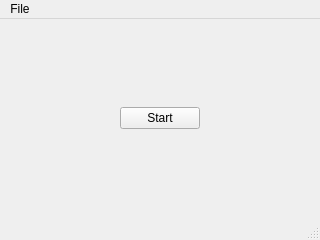
<?xml version="1.0" encoding="UTF-8"?>
<ui version="4.0">
 <class>MainWindow</class>
 <widget class="QMainWindow" name="MainWindow">
  <property name="geometry">
   <rect>
    <x>0</x>
    <y>0</y>
    <width>320</width>
    <height>240</height>
   </rect>
  </property>
  <property name="windowTitle">
   <string>MainWindow</string>
  </property>
  <widget class="QWidget" name="centralwidget">
   <layout class="QVBoxLayout" name="verticalLayout">
    <item>
     <layout class="QHBoxLayout" name="horizontalLayout">
      <item>
       <spacer name="horizontalSpacer">
        <property name="orientation">
         <enum>Qt::Horizontal</enum>
        </property>
        <property name="sizeHint" stdset="0">
         <size>
          <width>40</width>
          <height>20</height>
         </size>
        </property>
       </spacer>
      </item>
      <item>
       <widget class="QPushButton" name="startButton">
        <property name="text">
         <string>Start</string>
        </property>
       </widget>
      </item>
      <item>
       <spacer name="horizontalSpacer_2">
        <property name="orientation">
         <enum>Qt::Horizontal</enum>
        </property>
        <property name="sizeHint" stdset="0">
         <size>
          <width>40</width>
          <height>20</height>
         </size>
        </property>
       </spacer>
      </item>
     </layout>
    </item>
   </layout>
  </widget>
  <widget class="QMenuBar" name="menubar">
   <property name="geometry">
    <rect>
     <x>0</x>
     <y>0</y>
     <width>320</width>
     <height>21</height>
    </rect>
   </property>
   <widget class="QMenu" name="menuFile">
    <property name="title">
     <string>File</string>
    </property>
    <addaction name="actionQuit"/>
   </widget>
   <addaction name="menuFile"/>
  </widget>
  <widget class="QStatusBar" name="statusbar"/>
  <action name="actionQuit">
   <property name="text">
    <string>Quit</string>
   </property>
  </action>
 </widget>
 <resources/>
 <connections/>
</ui>
